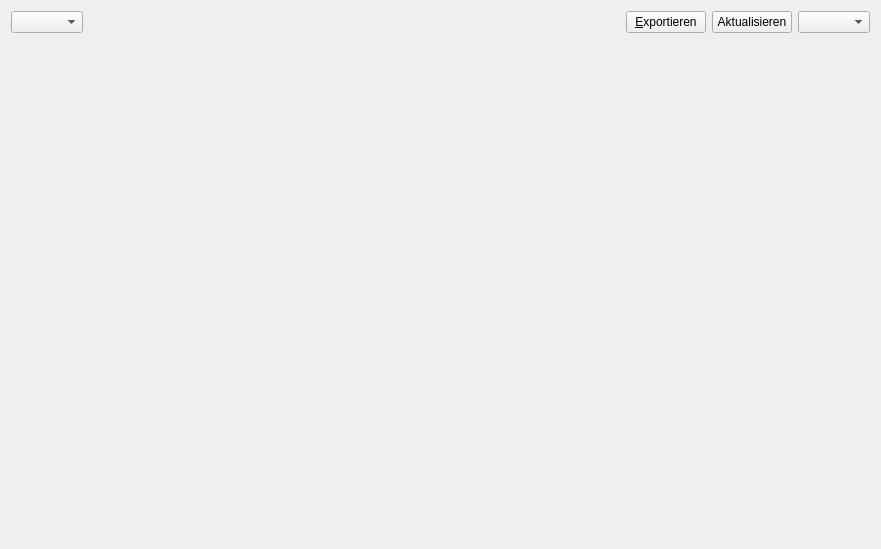
<?xml version="1.0" encoding="UTF-8"?>
<ui version="4.0">
 <class>Urlaubsanspruch</class>
 <widget class="QWidget" name="Urlaubsanspruch">
  <property name="geometry">
   <rect>
    <x>0</x>
    <y>0</y>
    <width>881</width>
    <height>549</height>
   </rect>
  </property>
  <property name="windowTitle">
   <string>Urlaubsanspruch</string>
  </property>
  <layout class="QVBoxLayout" name="verticalLayout">
   <item>
    <layout class="QHBoxLayout" name="horizontalLayout">
     <item>
      <widget class="QComboBox" name="comboBox_employees"/>
     </item>
     <item>
      <spacer name="horizontalSpacer">
       <property name="orientation">
        <enum>Qt::Horizontal</enum>
       </property>
       <property name="sizeHint" stdset="0">
        <size>
         <width>40</width>
         <height>20</height>
        </size>
       </property>
      </spacer>
     </item>
     <item>
      <widget class="QPushButton" name="pushButton_export">
       <property name="text">
        <string>&amp;Exportieren</string>
       </property>
      </widget>
     </item>
     <item>
      <widget class="QPushButton" name="pushButton_refresh">
       <property name="text">
        <string>Aktualisieren</string>
       </property>
      </widget>
     </item>
     <item>
      <widget class="QComboBox" name="comboBox_period"/>
     </item>
    </layout>
   </item>
   <item>
    <layout class="QHBoxLayout" name="horizontalLayout_2">
     <item>
      <widget class="ReportTextViewWidget" name="textView" native="true">
       <property name="sizePolicy">
        <sizepolicy hsizetype="Preferred" vsizetype="Preferred">
         <horstretch>1</horstretch>
         <verstretch>0</verstretch>
        </sizepolicy>
       </property>
      </widget>
     </item>
    </layout>
   </item>
  </layout>
 </widget>
 <customwidgets>
  <customwidget>
   <class>ReportTextViewWidget</class>
   <extends>QWidget</extends>
   <header>reports.reportTextViewWidget</header>
   <container>1</container>
  </customwidget>
 </customwidgets>
 <resources/>
 <connections/>
</ui>
